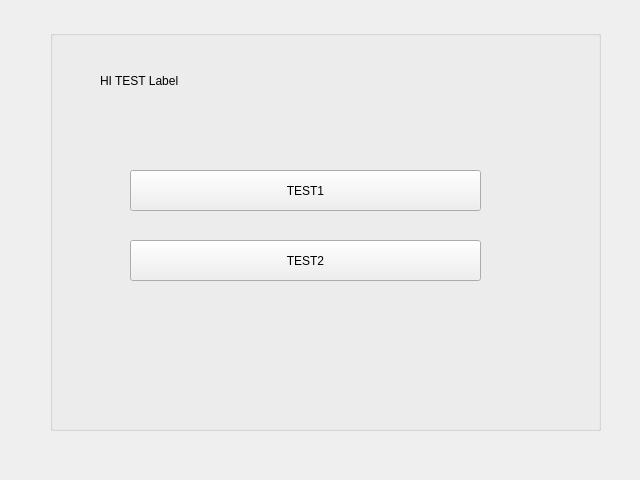
<?xml version="1.0" encoding="UTF-8"?>
<ui version="4.0">
 <class>Form</class>
 <widget class="QWidget" name="Form">
  <property name="geometry">
   <rect>
    <x>0</x>
    <y>0</y>
    <width>640</width>
    <height>480</height>
   </rect>
  </property>
  <property name="windowTitle">
   <string>Form</string>
  </property>
  <widget class="QGroupBox" name="groupBox">
   <property name="geometry">
    <rect>
     <x>50</x>
     <y>30</y>
     <width>551</width>
     <height>401</height>
    </rect>
   </property>
   <property name="title">
    <string/>
   </property>
   <widget class="QLabel" name="label">
    <property name="geometry">
     <rect>
      <x>50</x>
      <y>40</y>
      <width>441</width>
      <height>21</height>
     </rect>
    </property>
    <property name="text">
     <string>HI TEST Label</string>
    </property>
   </widget>
   <widget class="QPushButton" name="pushButton">
    <property name="geometry">
     <rect>
      <x>80</x>
      <y>140</y>
      <width>351</width>
      <height>41</height>
     </rect>
    </property>
    <property name="text">
     <string>TEST1</string>
    </property>
   </widget>
   <widget class="QPushButton" name="pushButton_2">
    <property name="geometry">
     <rect>
      <x>80</x>
      <y>210</y>
      <width>351</width>
      <height>41</height>
     </rect>
    </property>
    <property name="text">
     <string>TEST2</string>
    </property>
   </widget>
  </widget>
 </widget>
 <resources/>
 <connections/>
</ui>
